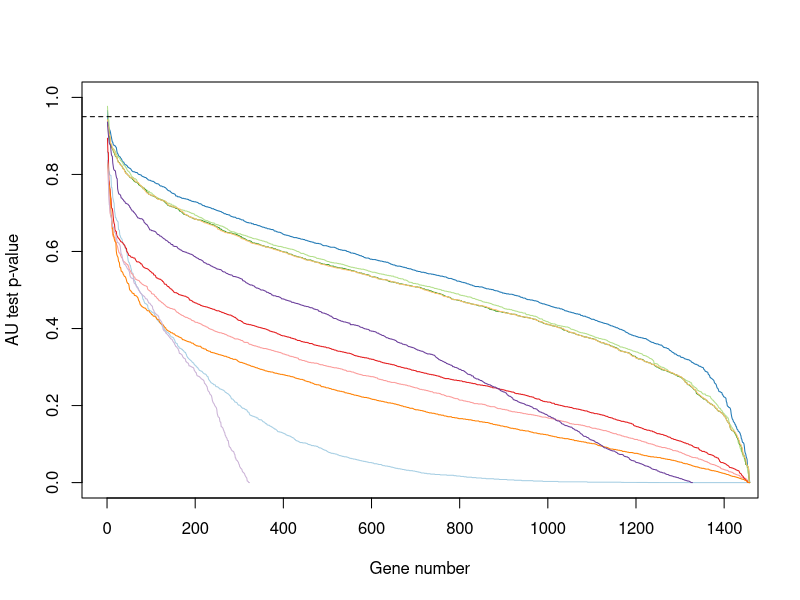
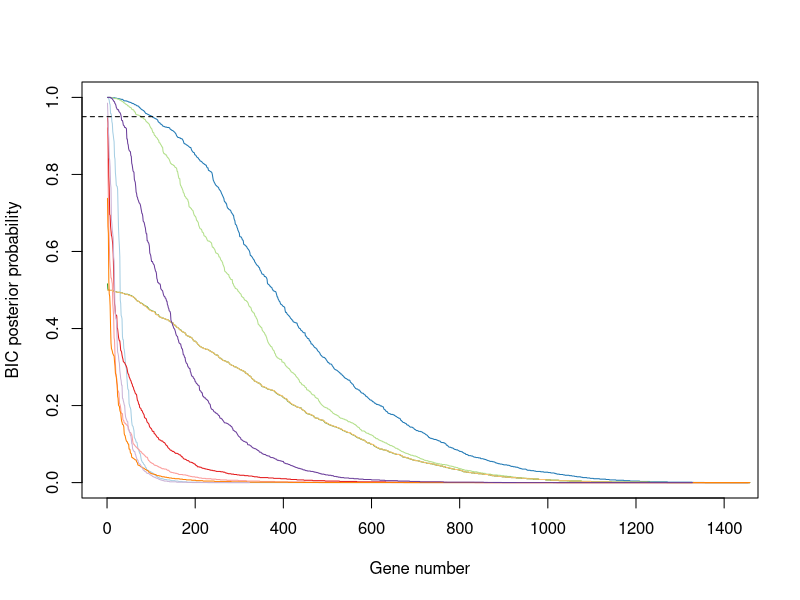
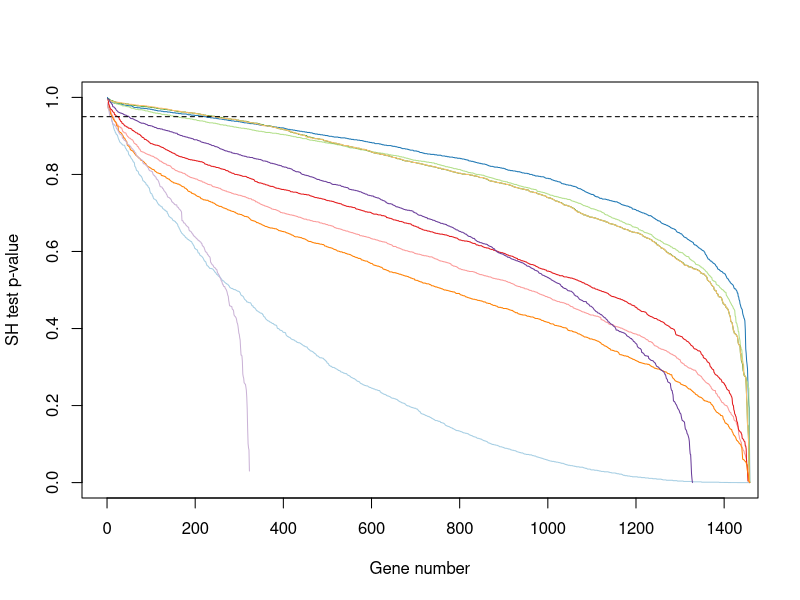
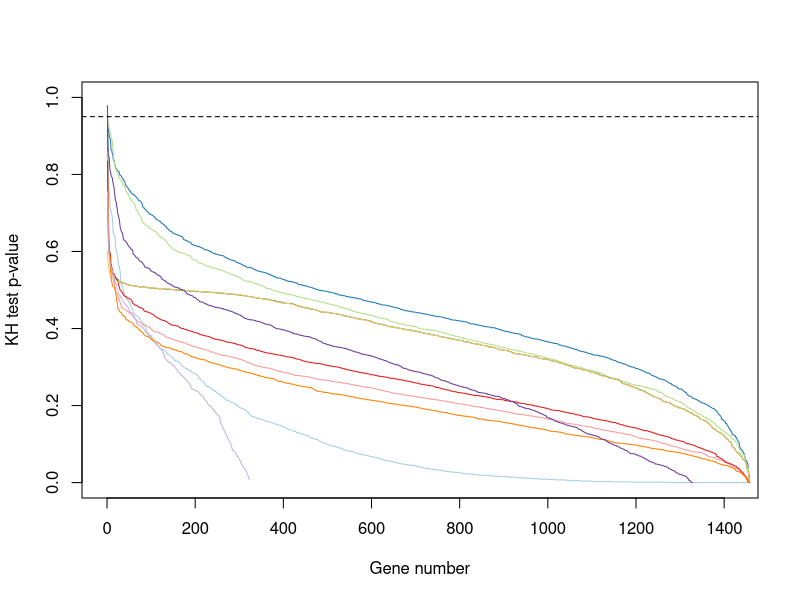

Generate these figures, in order, with R:
library(RColorBrewer)
#display.brewer.all()
cols <- brewer.pal(10, "Paired")
x=read.table('AU_sum.tsv',header = T)
plot(sort(x$H1,decreasing = T),pch=20,cex=0.4,type = 'l',xlab='Gene number',ylab='AU test p-value',col=cols[1],xlim=c(0,1420),ylim=c(0,1))
lines(sort(x$H2,decreasing = T),col=cols[2])
lines(sort(x$H4,decreasing = T),col=cols[3])
lines(sort(x$H5,decreasing = T),col=cols[4])
lines(sort(x$H7,decreasing = T),col=cols[5])
lines(sort(x$H9,decreasing = T),col=cols[6])
lines(sort(x$H12,decreasing = T),col=cols[7])
lines(sort(x$H15,decreasing = T),col=cols[8])
lines(sort(x$H16,decreasing = T),col=cols[9])
lines(sort(x$H17,decreasing = T),col=cols[10])

abline(h = 0.95,lty=2)

x=read.table('PP_sum.tsv',header = T)
plot(sort(x$H1,decreasing = T),pch=20,cex=0.4,type = 'l',xlab='Gene number',ylab='BIC posterior probability',col=cols[1],xlim=c(0,1420),ylim=c(0,1))
lines(sort(x$H2,decreasing = T),col=cols[2])
lines(sort(x$H4,decreasing = T),col=cols[3])
lines(sort(x$H5,decreasing = T),col=cols[4])
lines(sort(x$H7,decreasing = T),col=cols[5])
lines(sort(x$H9,decreasing = T),col=cols[6])
lines(sort(x$H12,decreasing = T),col=cols[7])
lines(sort(x$H15,decreasing = T),col=cols[8])
lines(sort(x$H16,decreasing = T),col=cols[9])
lines(sort(x$H17,decreasing = T),col=cols[10])
abline(h = 0.95,lty=2)


x=read.table('SH_sum.tsv',header = T)
plot(sort(x$H1,decreasing = T),pch=20,cex=0.4,type = 'l',xlab='Gene number',ylab='SH test p-value',col=cols[1],xlim=c(0,1420),ylim=c(0,1))
lines(sort(x$H2,decreasing = T),col=cols[2])
lines(sort(x$H4,decreasing = T),col=cols[3])
lines(sort(x$H5,decreasing = T),col=cols[4])
lines(sort(x$H7,decreasing = T),col=cols[5])
lines(sort(x$H9,decreasing = T),col=cols[6])
lines(sort(x$H12,decreasing = T),col=cols[7])
lines(sort(x$H15,decreasing = T),col=cols[8])
lines(sort(x$H16,decreasing = T),col=cols[9])
lines(sort(x$H17,decreasing = T),col=cols[10])
abline(h = 0.95,lty=2)

x=read.table('KH_sum.tsv',header = T)
plot(sort(x$H1,decreasing = T),pch=20,cex=0.4,type = 'l',xlab='Gene number',ylab='KH test p-value',col=cols[1],xlim=c(0,1420),ylim=c(0,1))
lines(sort(x$H2,decreasing = T),col=cols[2])
lines(sort(x$H4,decreasing = T),col=cols[3])
lines(sort(x$H5,decreasing = T),col=cols[4])
lines(sort(x$H7,decreasing = T),col=cols[5])
lines(sort(x$H9,decreasing = T),col=cols[6])
lines(sort(x$H12,decreasing = T),col=cols[7])
lines(sort(x$H15,decreasing = T),col=cols[8])
lines(sort(x$H16,decreasing = T),col=cols[9])
lines(sort(x$H17,decreasing = T),col=cols[10])
abline(h = 0.95,lty=2)
